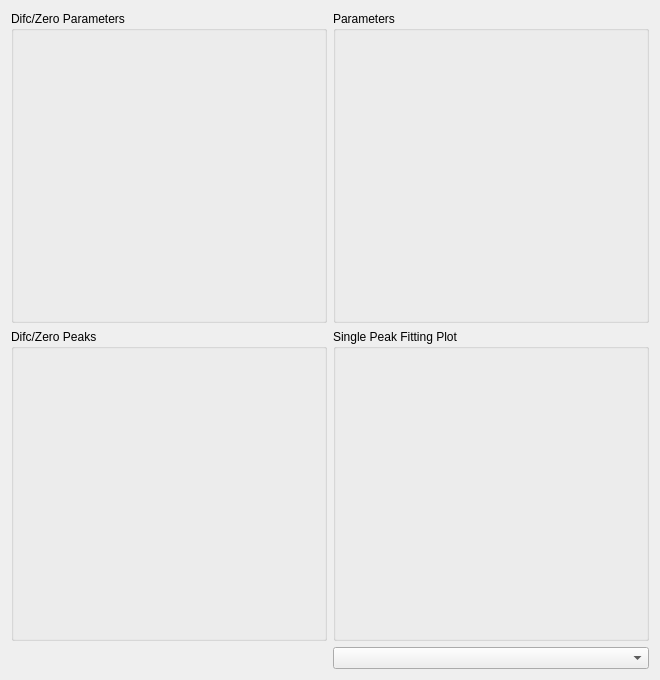
<?xml version="1.0" encoding="UTF-8"?>
<ui version="4.0">
 <class>EnggDiffractionQtTabPeakDiag</class>
 <widget class="QWidget" name="EnggDiffractionQtTabPeakDiag">
  <property name="geometry">
   <rect>
    <x>0</x>
    <y>0</y>
    <width>660</width>
    <height>680</height>
   </rect>
  </property>
  <property name="windowTitle">
   <string>Form</string>
  </property>
  <layout class="QGridLayout" name="gridLayout_5">
   <item row="2" column="2">
    <widget class="QComboBox" name="comboBox_peak_diag_bank_select"/>
   </item>
   <item row="0" column="0">
    <widget class="QGroupBox" name="groupBox_peak_diag_difc_param">
     <property name="title">
      <string>Difc/Zero Parameters</string>
     </property>
     <widget class="QWidget" name="widget_peak_diag_difc_param" native="true">
      <property name="geometry">
       <rect>
        <x>0</x>
        <y>17</y>
        <width>318</width>
        <height>301</height>
       </rect>
      </property>
     </widget>
    </widget>
   </item>
   <item row="0" column="2">
    <widget class="QGroupBox" name="groupBox_peak_diag_params">
     <property name="title">
      <string>Parameters</string>
     </property>
     <widget class="QWidget" name="widget_peak_diag_params" native="true">
      <property name="geometry">
       <rect>
        <x>0</x>
        <y>17</y>
        <width>318</width>
        <height>301</height>
       </rect>
      </property>
     </widget>
    </widget>
   </item>
   <item row="1" column="0">
    <widget class="QGroupBox" name="groupBox_peak_diag_difc_plot">
     <property name="title">
      <string>Difc/Zero Peaks</string>
     </property>
     <widget class="QWidget" name="widget_peak_diag_difc_peak_plot" native="true">
      <property name="geometry">
       <rect>
        <x>0</x>
        <y>17</y>
        <width>318</width>
        <height>291</height>
       </rect>
      </property>
     </widget>
    </widget>
   </item>
   <item row="1" column="2">
    <widget class="QGroupBox" name="groupBox_peak_diag_peak_plot">
     <property name="title">
      <string>Single Peak Fitting Plot</string>
     </property>
     <widget class="QWidget" name="widget_peak_diag_single_plot" native="true">
      <property name="geometry">
       <rect>
        <x>0</x>
        <y>17</y>
        <width>318</width>
        <height>291</height>
       </rect>
      </property>
     </widget>
    </widget>
   </item>
  </layout>
 </widget>
 <resources/>
 <connections/>
</ui>
